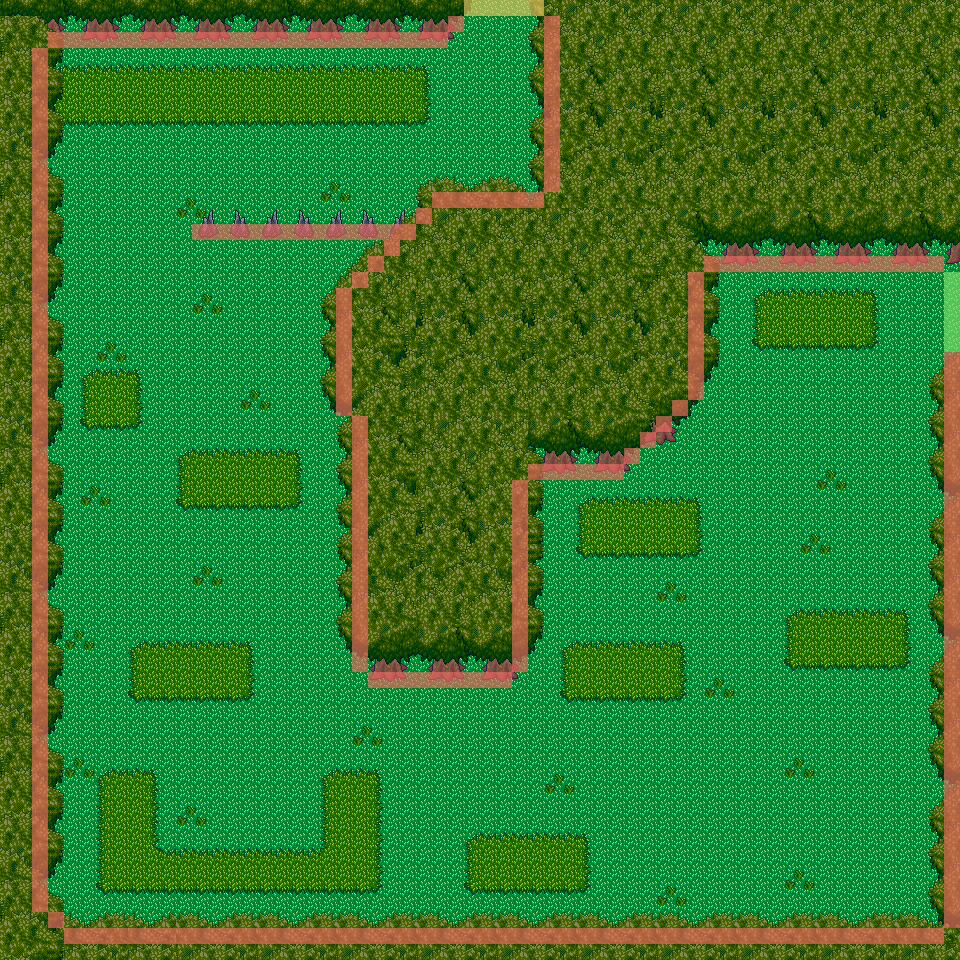

This is a level from a 2D game, rendered from its Tiled map with the project's own tilesets. A one-line summary and the map file follow, with tile-layer data summarised:
An orthogonal 60x60 tile map with 16x16 px tiles, 6 tile layers (ground, bottom_trees, rocks, trees_2, ...), 4 tilesets.

<map version="1.5" tiledversion="1.5.0" orientation="orthogonal" renderorder="right-down" width="60" height="60" tilewidth="16" tileheight="16" infinite="0" nextlayerid="8" nextobjectid="1">
 <tileset firstgid="1" name="ground_mossy" tilewidth="16" tileheight="16" tilecount="96" columns="8">
  <image source="ground_mossy.png" width="128" height="192" />
 </tileset>
 <tileset firstgid="97" name="tree_tileset_3" tilewidth="16" tileheight="16" tilecount="323" columns="17">
  <image source="tree_tileset_3.png" width="276" height="304" />
 </tileset>
 <tileset firstgid="420" name="collisions" tilewidth="16" tileheight="16" tilecount="8" columns="8">
  <image source="collisions.png" width="128" height="16" />
 </tileset>
 <tileset firstgid="428" name="nature_tileset" tilewidth="16" tileheight="16" tilecount="1024" columns="32">
  <image source="nature_tileset.png" width="512" height="512" />
 </tileset>
 <layer id="1" name="ground" width="60" height="60">
  <properties>
   <property name="y" type="int" value="0" />
  </properties>
  <data>[3600 cells, 3600 non-empty, 46 distinct tile ids]</data>
 </layer>
 <layer id="4" name="bottom_trees" width="60" height="60">
  <properties>
   <property name="y" type="int" value="1" />
  </properties>
  <data>[3600 cells, 267 non-empty, 54 distinct tile ids]</data>
 </layer>
 <layer id="7" name="rocks" width="60" height="60">
  <properties>
   <property name="y" type="int" value="240" />
  </properties>
  <data>[3600 cells, 28 non-empty, 8 distinct tile ids]</data>
 </layer>
 <layer id="2" name="trees_2" width="60" height="60">
  <properties>
   <property name="y" type="int" value="3000" />
  </properties>
  <data>[3600 cells, 1050 non-empty, 252 distinct tile ids]</data>
 </layer>
 <layer id="3" name="trees_3" width="60" height="60">
  <properties>
   <property name="y" type="int" value="3001" />
  </properties>
  <data>[3600 cells, 309 non-empty, 55 distinct tile ids]</data>
 </layer>
 <layer id="5" name="colliders" width="60" height="60" opacity="0.65">
  <properties>
   <property name="y" type="int" value="3002" />
  </properties>
  <data>[3600 cells, 296 non-empty, 3 distinct tile ids]</data>
 </layer>
</map>
